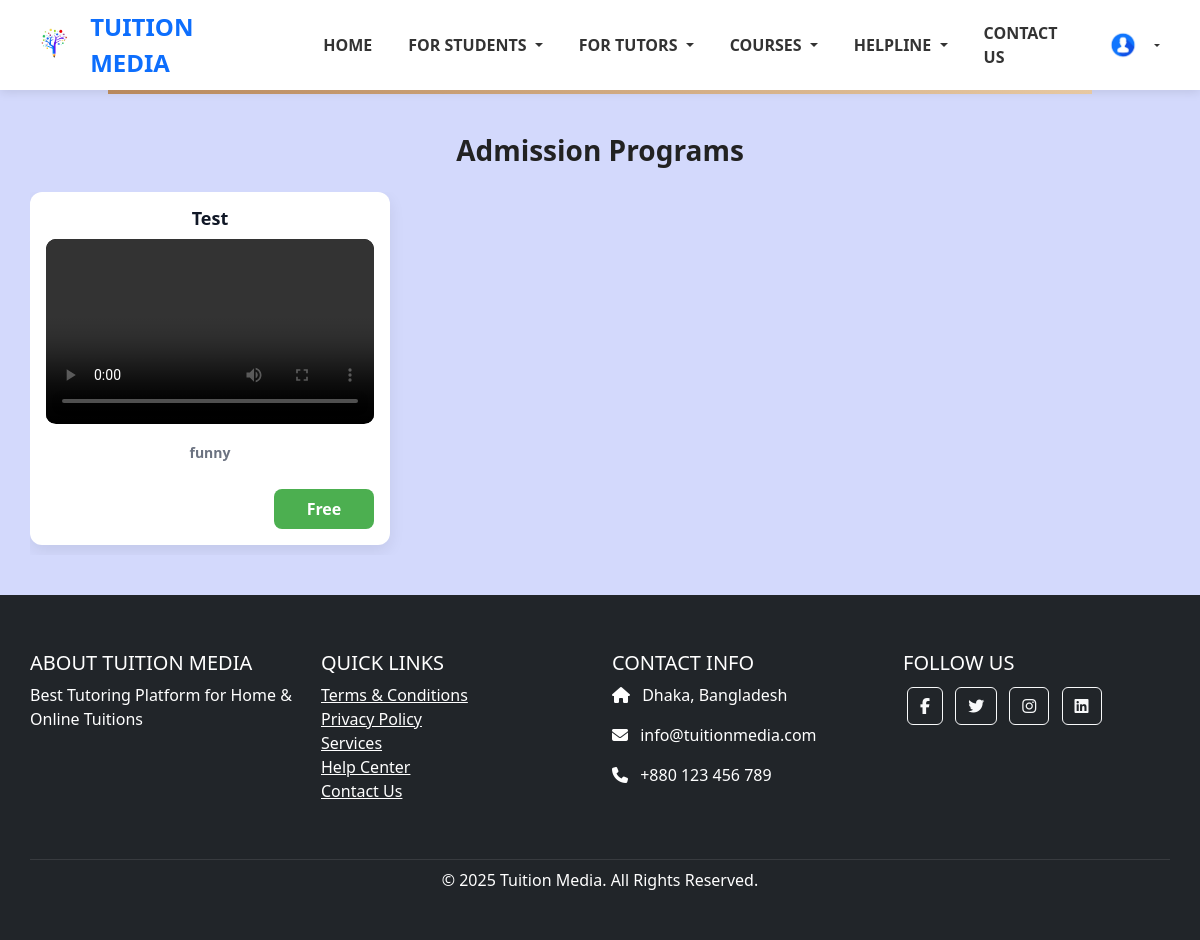
The app's page /admission_programs/ (signed in), older data.
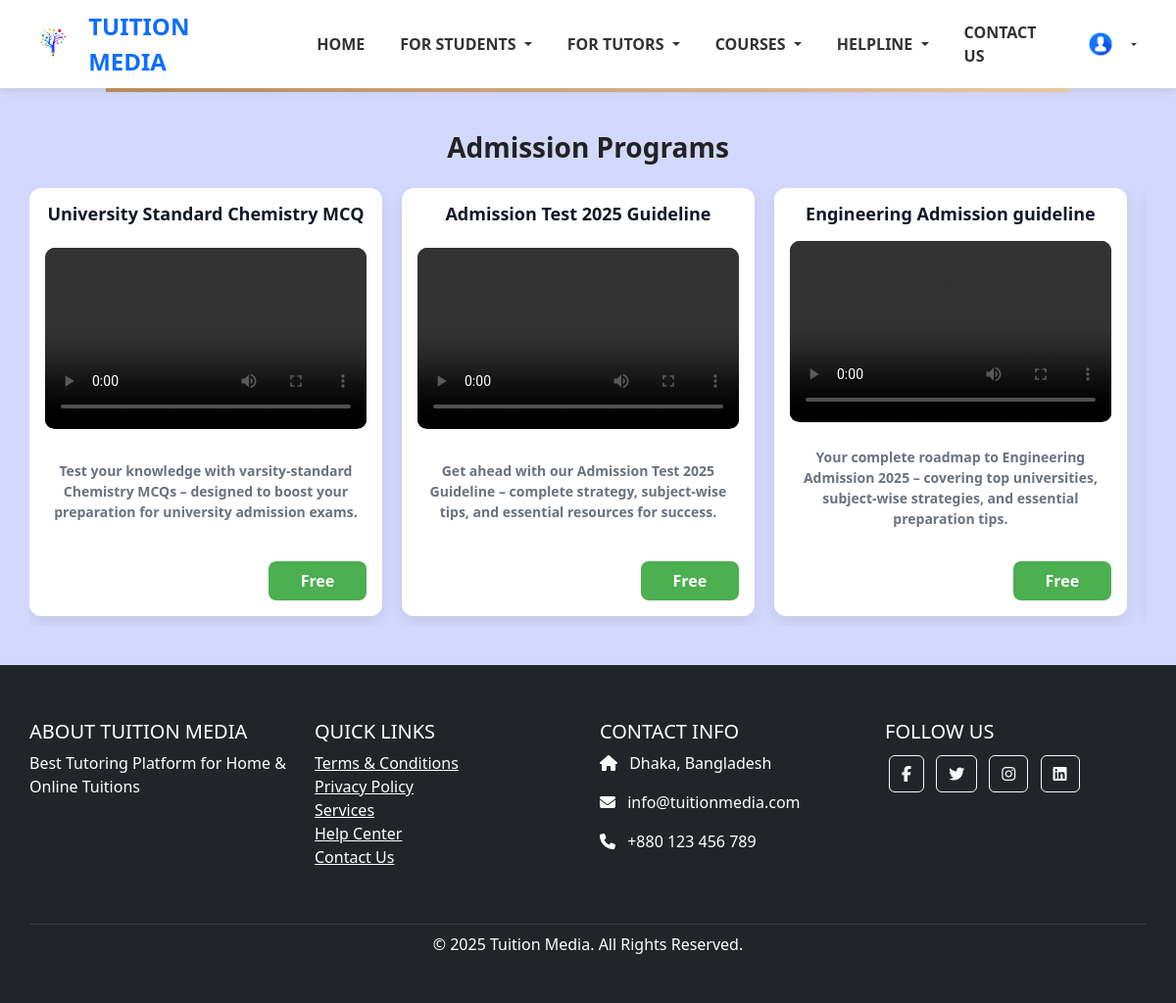
The same page, newer data.
### courses/models.py (models this page shows, shortened)
class AdmissionProgram(models.Model):
    title = models.CharField(max_length=255)
    description = models.TextField()
    video_file = models.FileField(upload_to='admission_videos/')
    created_at = models.DateTimeField(auto_now_add=True,blank=True,null=True)

### courses/views.py (the view)
def admission_programs(request):
    videos = AdmissionProgram.objects.all()
    return render(request, 'courses/admission_programs.html', {'videos': videos})

### template/courses/admission_programs.html (shortened to what this page needs)
{% extends 'base.html' %}
{% block content %}
<div class="container">
  <h2 class="heading">Admission Programs</h2>
  {% if videos %}
    <div class="scroll-row">
      {% for video in videos %}
        <div class="video-card" onclick="toggleZoom(event)">
          <h3 class="video-title">{{ video.title }}</h3>
          <div class="video-container">
            <video controls>
              <source src="{{ video.video_file.url }}" type="video/mp4">
            </video>
          </div>
          <p class="video-description"><strong>{{ video.description }}</strong></p>
          <div class="green-rectangle">
            Free
          </div>
        </div>
      {% endfor %}
    </div>
  {% else %}
    <p style="text-align: center; color: #888;">No videos uploaded yet.</p>
  {% endif %}
</div>
{% endblock %}

Row changes from the older to the newer data that the page shows:
removed AdmissionProgram: title "Test", description "funny"
added AdmissionProgram: title "University Standard Chemistry MCQ", description "Test your knowledge with varsity-standard Chemistry MCQs – designed to boost your preparation for university admission exams."
added AdmissionProgram: title "Admission Test 2025 Guideline", description "Get ahead with our Admission Test 2025 Guideline – complete strategy, subject-wise tips, and essential resources for success."
added AdmissionProgram: title "Engineering Admission guideline", description "Your complete roadmap to Engineering Admission 2025 – covering top universities, subject-wise strategies, and essential preparation tips."
